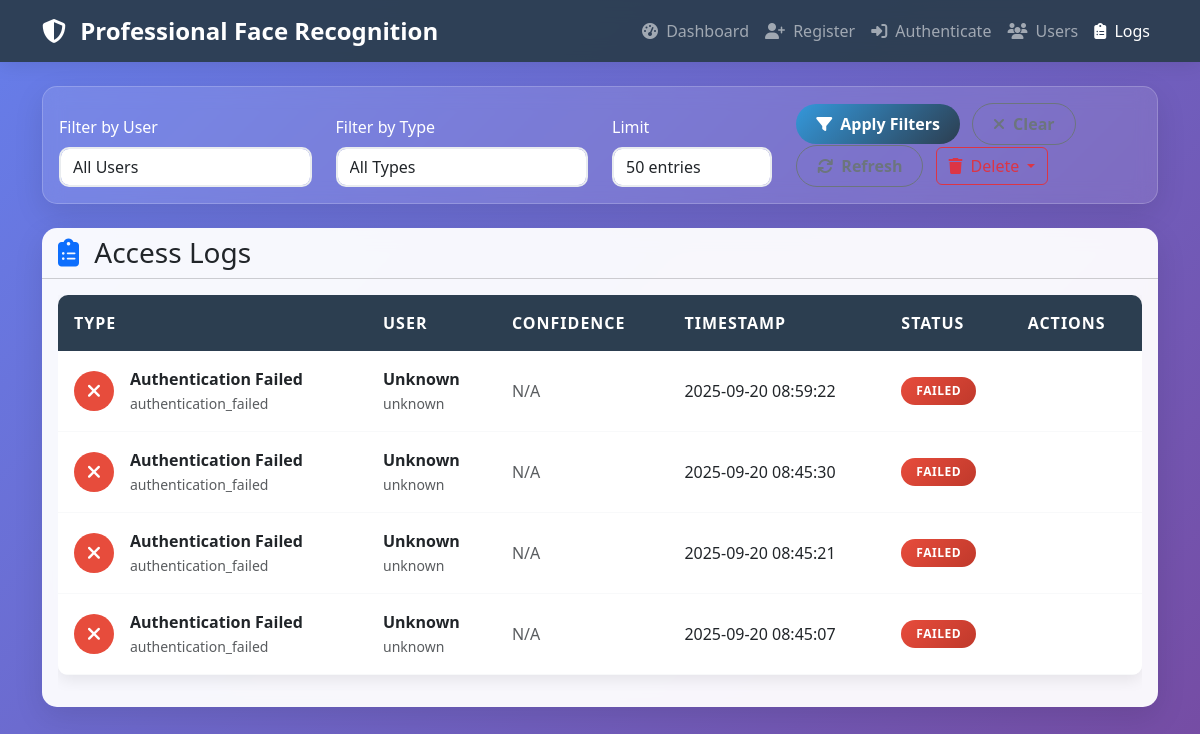
Page /logs on the committed database.
### tables this page shows
CREATE TABLE access_logs (
                id INTEGER PRIMARY KEY AUTOINCREMENT,
                user_id TEXT,
                access_type TEXT,
                confidence REAL,
                timestamp TIMESTAMP DEFAULT CURRENT_TIMESTAMP,
                location TEXT,
                device_info TEXT,
                FOREIGN KEY (user_id) REFERENCES users (user_id)
            );

### professional_app.py (the view)
@app.route('/logs')
def logs_page():
    logs = face_system.get_access_logs(limit=50)
    return render_template('logs.html', logs=logs)

### templates/logs.html (shortened to what this page needs)
<!DOCTYPE html>
<html lang="en">
<head>
    <link href="https://cdn.jsdelivr.net/npm/bootstrap@5.3.0/dist/css/bootstrap.min.css" rel="stylesheet">
    <link href="https://cdnjs.cloudflare.com/ajax/libs/font-awesome/6.4.0/css/all.min.css" rel="stylesheet">
</head>
<body>
    <nav class="navbar navbar-expand-lg navbar-dark">
        <div class="container">
            <a class="navbar-brand" href="/">
                <i class="fas fa-shield-alt me-2"></i>
                Professional Face Recognition
            </a>
            <div class="collapse navbar-collapse" id="navbarNav">
                <ul class="navbar-nav ms-auto">
                    <li class="nav-item">
                        <a class="nav-link" href="/"><i class="fas fa-tachometer-alt me-1"></i> Dashboard</a>
                    </li>
                    <li class="nav-item">
                        <a class="nav-link" href="/register"><i class="fas fa-user-plus me-1"></i> Register</a>
                    </li>
                    <li class="nav-item">
                        <a class="nav-link" href="/authenticate"><i class="fas fa-sign-in-alt me-1"></i> Authenticate</a>
                    </li>
                    <li class="nav-item">
                        <a class="nav-link" href="/users"><i class="fas fa-users me-1"></i> Users</a>
                    </li>
                    <li class="nav-item">
                        <a class="nav-link active" href="/logs"><i class="fas fa-clipboard-list me-1"></i> Logs</a>
                    </li>
                </ul>
            </div>
        </div>
    </nav>
    <div class="container mt-4">
        <div class="card filter-card mb-4">
            <div class="card-body">
                <div class="row align-items-end">
                    <div class="col-md-3">
                        <label for="userFilter" class="form-label text-white">Filter by User</label>
                        <select class="form-control" id="userFilter">
                            <option value="">All Users</option>
                        </select>
                    </div>
                    <div class="col-md-3">
                        <label for="typeFilter" class="form-label text-white">Filter by Type</label>
                        <select class="form-control" id="typeFilter">
                            <option value="">All Types</option>
                        </select>
                    </div>
                    <div class="col-md-2">
                        <label for="limitFilter" class="form-label text-white">Limit</label>
                        <select class="form-control" id="limitFilter">
                            <option value="50">50 entries</option>
                        </select>
                    </div>
                    <div class="col-md-4">
                        <button class="btn btn-primary me-2" onclick="applyFilters()">
                            <i class="fas fa-filter me-2"></i>Apply Filters
                        </button>
                        <button class="btn btn-outline-secondary me-2" onclick="clearFilters()">
                            <i class="fas fa-times me-2"></i>Clear
                        </button>
                        <button class="btn btn-outline-secondary me-2" onclick="refreshLogs()">
                            <i class="fas fa-sync me-2"></i>Refresh
                        </button>
                        <div class="btn-group">
                            <button type="button" class="btn btn-outline-danger dropdown-toggle" data-bs-toggle="dropdown">
                                <i class="fas fa-trash me-2"></i>Delete
                            </button>
                        </div>
                    </div>
                </div>
            </div>
        </div>
        <div class="card">
            <div class="card-header bg-transparent">
                <h3 class="mb-0">
                    <i class="fas fa-clipboard-list me-2 text-primary"></i>
                    Access Logs
                </h3>
            </div>
            <div class="card-body">
                <div id="logsContainer">
                    {% if logs %}
                    <div class="table-responsive">
                        <table class="table table-hover">
                            <thead>
                                <tr>
                                    <th>Type</th>
                                    <th>User</th>
                                    <th>Confidence</th>
                                    <th>Timestamp</th>
                                    <th>Status</th>
                                    <th>Actions</th>
                                </tr>
                            </thead>
                            <tbody>
                                {% for log in logs %}
                                <tr>
                                    <td>
                                        <div class="d-flex align-items-center">
                                            <div class="log-icon me-3 {% if 'success' in log.access_type %}success{% elif 'failed' in log.access_type %}failed{% elif 'registration' in log.access_type %}registration{% else %}status{% endif %}">
                                                {% if 'success' in log.access_type %}
                                                <i class="fas fa-check"></i>
                                                {% elif 'failed' in log.access_type %}
                                                <i class="fas fa-times"></i>
                                                {% elif 'registration' in log.access_type %}
                                                <i class="fas fa-user-plus"></i>
                                                {% else %}
                                                <i class="fas fa-cog"></i>
                                                {% endif %}
                                            </div>
                                            <div>
                                                <div class="fw-bold">{{ log.access_type.replace('_', ' ').title() }}</div>
                                                <small class="text-muted">{{ log.access_type }}</small>
                                            </div>
                                        </div>
                                    </td>
                                    <td>
                                        <div>
                                            <div class="fw-bold">{{ log.full_name }}</div>
                                            <small class="text-muted">{{ log.user_id }}</small>
                                        </div>
                                    </td>
                                    <td>
                                        {% if log.confidence and log.confidence|float > 0 %}
                                        <div class="confidence-bar">
                                            <div class="confidence-fill" data-confidence="{{ log.confidence|float }}" data-width="{{ (log.confidence|float * 100)|round }}"></div>
                                        </div>
                                        <small class="text-muted">{{ (log.confidence|float * 100)|round }}%</small>
                                        {% else %}
                                        <span class="text-muted">N/A</span>
                                        {% endif %}
                                    </td>
                                    <td>
                                        <div>{{ log.timestamp.split('.')[0] if '.' in log.timestamp else log.timestamp }}</div>
                                    </td>
                                    <td>
                                        {% if 'success' in log.access_type %}
                                        <span class="badge badge-success">Success</span>
                                        {% elif 'failed' in log.access_type %}
                                        <span class="badge badge-danger">Failed</span>
                                        {% elif 'registration' in log.access_type %}
                                        <span class="badge badge-info">Registration</span>
                                        {% else %}
                                        <span class="badge badge-warning">System</span>
                                        {% endif %}
                                    </td>
                                    <td>
                                    </td>
                                </tr>
                                {% endfor %}
                            </tbody>
                        </table>
                    </div>
                    {% else %}
                    <div class="text-center py-5">
                        <i class="fas fa-clipboard-list text-muted" style="font-size: 4rem;"></i>
                        <h4 class="mt-3 text-muted">No Access Logs</h4>
                        <p class="text-muted">System activity will appear here once users start using the system.</p>
                    </div>
                    {% endif %}
                </div>
            </div>
        </div>
    </div>
</body>
</html>

### templates/logs.html (style rules this page uses)
:root { --primary-color: #2c3e50; --secondary-color: #3498db; --success-color: #27ae60; --warning-color: #f39c12; --danger-color: #e74c3c; }
body { background: linear-gradient(135deg, #667eea 0%, #764ba2 100%); min-height: 100vh; font-family: 'Segoe UI', Tahoma, Geneva, Verdana, sans-serif; }
.navbar { background: rgba(44, 62, 80, 0.95) !important; backdrop-filter: blur(10px); box-shadow: 0 2px 20px rgba(0,0,0,0.1); }
.navbar-brand { font-weight: 700; font-size: 1.5rem; }
.card { border: none; border-radius: 15px; box-shadow: 0 10px 30px rgba(0,0,0,0.1); backdrop-filter: blur(10px); background: rgba(255, 255, 255, 0.95); }
.table { background: white; border-radius: 10px; overflow: hidden; box-shadow: 0 5px 15px rgba(0,0,0,0.08); }
.table thead th { background: var(--primary-color); color: white; border: none; font-weight: 600; text-transform: uppercase; letter-spacing: 1px; padding: 1rem; }
.table tbody td { padding: 1rem; vertical-align: middle; border-color: #f8f9fa; }
.badge { padding: 8px 15px; border-radius: 20px; font-weight: 600; text-transform: uppercase; letter-spacing: 0.5px; }
.badge-danger { background: linear-gradient(135deg, var(--danger-color), #c0392b); }
.log-icon { width: 40px; height: 40px; border-radius: 50%; display: flex; align-items: center; justify-content: center; font-size: 1.2rem; color: white; }
.log-icon.failed { background: var(--danger-color); }
.filter-card { background: rgba(255, 255, 255, 0.1); border: 1px solid rgba(255, 255, 255, 0.2); backdrop-filter: blur(10px); }
.form-control { border-radius: 10px; border: 2px solid #e9ecef; transition: all 0.3s ease; }
.btn-primary { background: linear-gradient(135deg, var(--secondary-color), var(--primary-color)); border: none; border-radius: 25px; padding: 8px 20px; font-weight: 600; }
.btn-outline-secondary { border-radius: 25px; padding: 8px 20px; font-weight: 600; }

### rows in the picture
access_logs: access_type.replace "Authentication Failed", access_type "authentication_failed", full_name "Unknown", user_id "unknown", confidence "N/A", timestamp "2025-09-20 08:59:22", shows "FAILED"
access_logs: access_type.replace "Authentication Failed", access_type "authentication_failed", full_name "Unknown", user_id "unknown", confidence "N/A", timestamp "2025-09-20 08:45:30", shows "FAILED"
access_logs: access_type.replace "Authentication Failed", access_type "authentication_failed", full_name "Unknown", user_id "unknown", confidence "N/A", timestamp "2025-09-20 08:45:21", shows "FAILED"
access_logs: access_type.replace "Authentication Failed", access_type "authentication_failed", full_name "Unknown", user_id "unknown", confidence "N/A", timestamp "2025-09-20 08:45:07", shows "FAILED"
